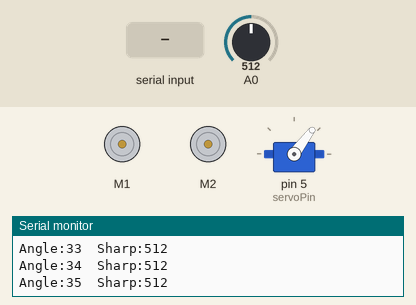
This sketch was run on a simulated Arduino Uno, built with avr-gcc and run on an emulated ATmega328P. Parts: 2 × DC motor (green arrow = forward, orange = backward, longer = faster), servo, the last lines printed to the serial monitor. The inputs (shaded band) are chosen by the test bench; at power-on: A0 = 512.

Above: at 1.6 s.
1.7 s: "+:" received over Serial
At 3.17 s:
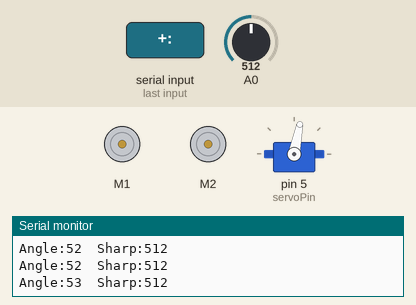
4.7 s: A0 set to 983
At 6.2 s:
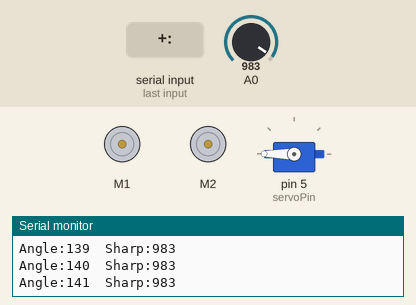
7.7 s: A0 set to 1016
At 7.99 s:
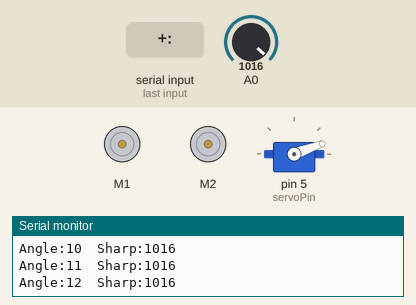
10.7 s: "S:" received over Serial
At 10.7 s:
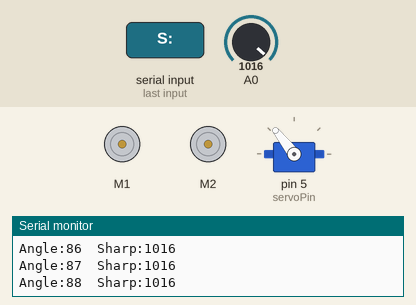
13.7 s: "-:" received over Serial
16.7 s: "D:" received over Serial
Timing chart, 0 to 20.7 s (numbered marks = the images above; inputs shaded):
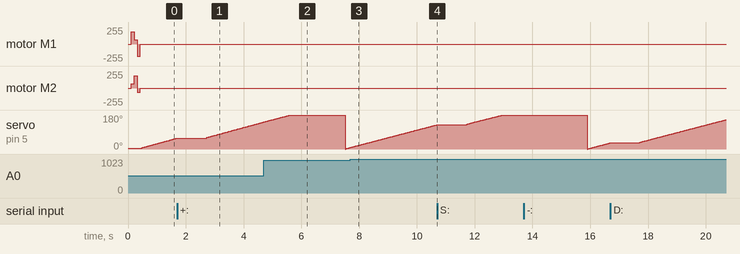

The sketch:

TankStyleUSB.ino
```cpp
//#include <Sabertooth.h>
#include <SoftwareSerial.h>
//#include <SabertoothSimplified.h>
#include <USBSabertooth.h>
#include <Servo.h>

const int servoPin = 5;
Servo myServo;

//SoftwareSerial SWSerial(2, 3); // RX on no pin (unused), TX on pin 3   (to S1).
//SabertoothSimplified ST(SWSerial); // Use SWSerial as the serial port.


SoftwareSerial      SWSerial(2,3); // RX on no pin (unused), TX on pin 11 (to S1).
USBSabertoothSerial C(SWSerial);             // Use SWSerial as the serial port.
USBSabertooth       ST(C, 128);              // Use address 128.


 char message[2];


 int FBspeed = 40;
 int Tangle = 0;
 int speed_delta = 5;
char dir ;


void setup()
{
  Serial.begin(9600);
   SWSerial.begin(9600);

   ST.setRamping(1940);
  Serial.print("Started");

  Serial.print("Move Forward");
  ST.drive(1000);
  delay(100);


  Serial.print("Move Right");
  ST.turn(500);
  delay(100);

  Serial.print("Move Left");
  ST.turn(-500);
  delay(100);

  Serial.print("Move Backward");
  ST.drive(-1000);
  delay(100);


  Serial.println("Ready");
  ST.drive(0);
  ST.turn(0);

  myServo.attach(servoPin);

  // mixes the two together to get diff-drive power levels for both motors.

}


int angle = 0;


void loop(){

   if(angle < 255)
    angle++;
    else angle = 0;

   myServo.write(angle);
   Serial.print("\rAngle:");
   Serial.print(map(angle, 0 ,255 , 0 ,180));

   Serial.print("\r  Sharp:");
   Serial.println(analogRead(A0));
   char inByte = ' ';
   char prev = 'A';
   String input;
   int value;
   if (Serial.available())
   {

//    while(true){
//      prev = input;
//      input = Serial.read();
//      Serial.print(input);
//      if(input == ':')
//        break;
//      }


     input = Serial.readStringUntil(':');
     inByte = input.charAt(0);
     value = Serial.readStringUntil('\n').toInt();
//
//
//     Serial.println(prev);
//     Serial.println(value);

//     char inByte = input;
//     Serial.println(prev);


     checkcommand(inByte , value);
     message[0]=0;
     message[1]=0;
     delay(5);
   }
}


////////////////////////////////////////////////////////////////////////////////////////////////////////////////////////////

void Drive(int power){
  dir='D';
  ST.drive(power);
  FBspeed = power;

  }

 void Turn(int angle){
  dir = 'T';
  ST.turn(angle);
  Tangle = angle;
  }

 void Stop()
 {
  dir='S';

  ST.drive(0);
  ST.turn(0);
  ST.setRamping(1940);

 }

 void increaseSpeed(){
    if (FBspeed<127)
        FBspeed = FBspeed + speed_delta;
   Serial.println("increase speed");
   Serial.print(FBspeed);
  }

  void decreaseSpeed(){
    if (FBspeed >-127)
   FBspeed = FBspeed - speed_delta;
   Serial.println("decreased  speed");
   Serial.print(FBspeed);

  }


////////////////////////////////////////////////////////////////////////////////////////////////////////////////////////////


void next(){
      if(dir=='D')
          Drive(FBspeed);


 }


void checkcommand(char cm , int value)
 {


   switch(cm){
    case 'D': Drive(value); break;
    case 'T': Turn(value);  break;
    case 'S': Stop() ;              break;
    case '+': increaseSpeed(); break;
    case '-': decreaseSpeed(); break;
   }

 }
```

Measured:
- the behaviour switches between 999 and 1000 on A0 (found by bisection; images 2 and 3)
